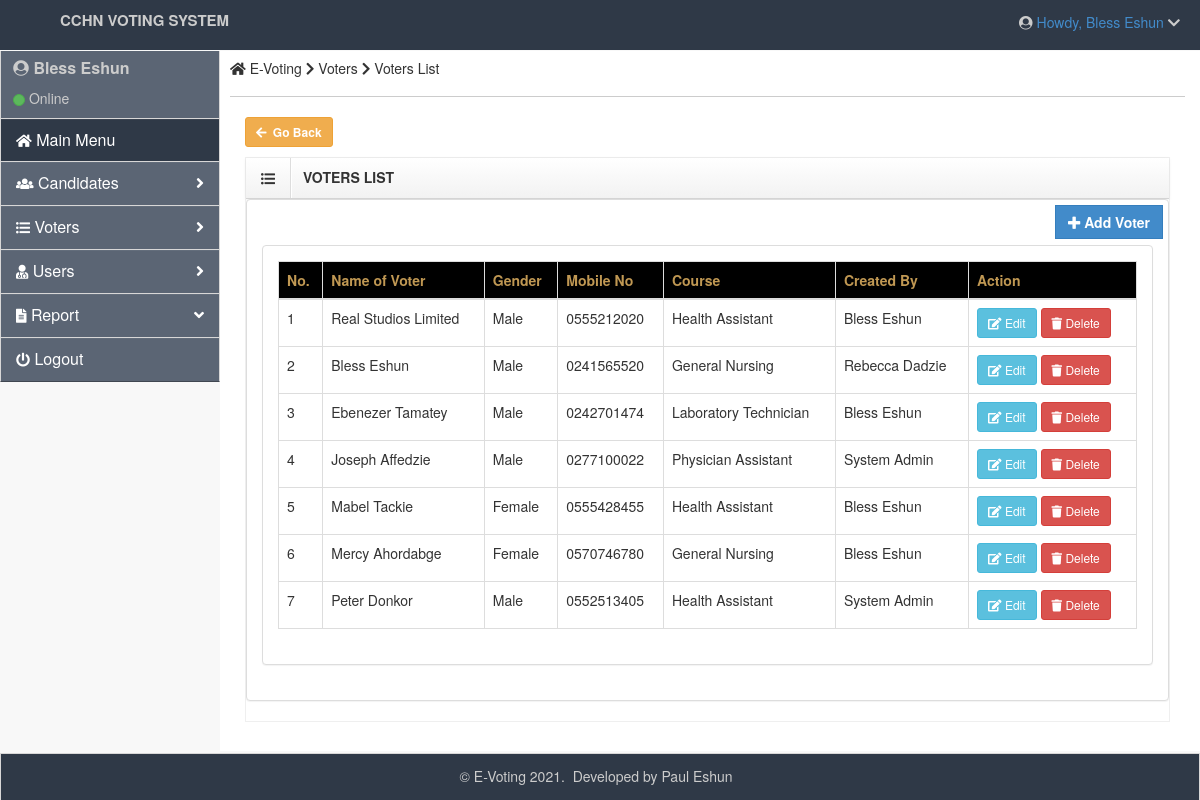
/admin/voters.php (signed in), run on the app's committed database.
### tables this page shows
CREATE TABLE `voters` (
  `voterid` int(30) NOT NULL,
  `name` varchar(255) NOT NULL,
  `gender` varchar(255) NOT NULL,
  `phoneno` varchar(20) NOT NULL,
  `course` varchar(200) NOT NULL,
  `createdby` text NOT NULL
);

### admin/voters.php (the view, shortened to what this page needs)
<?php
include '../functions/db_connection.php';
?>
<!DOCTYPE html>
<html lang="en">
<head class="">
    <link rel="stylesheet" href="../admin/assets/plugins/bootstrap/css/bootstrap.css" />
    <link rel="stylesheet" href="../admin/assets/css/main.css" />
    <link rel="stylesheet" href="../admin/assets/css/theme.css" />
    <link rel="stylesheet" href="../admin/assets/css/MoneAdmin.css" />
    <link rel="stylesheet" href="../assets/font-awesome/css/fontawesome-all.css" />
    <link rel="stylesheet" href="../third-party/dist/css/bootstrapValidator.css">
	</head>
    <body class="padTop53 " onload="pageLoading()" onreset="" >
    <div id="wrap" >
       <?php include('top.php') ?>
    	<?php include('left.php') ?>
        <div id="content">
            <div class="inner" style="min-height: 700px;">
                <div class="row">
                    <div class="col-lg-12">
                        <h5><span class="fa fa-home"></span> E-Voting <i class="fa fa-chevron-right"></i> Voters <i class="fa fa-chevron-right"></i> Voters List </h5>
                    </div>
                </div>
                  <hr />
                 <div class="col-lg-12">
                   <a href="dashboard.php" class="btn btn-warning btn-sm" style="font-weight: bold"><i class="fa fa-arrow-left" style="margin-right: 3px;"></i> Go Back</a>
                <div class="box">
                    <header>
                        <div class="icons"><i class="fa fa-list-ul"></i></div>
                        <h5>VOTERS LIST</h5>
                        <div class="toolbar">
                            <ul class="nav pull-right">
                                <li>
                                    <a class="accordion-toggle minimize-box" data-toggle="collapse" href="#div-4">
                                    </a>
                                </li>
                            </ul>
                        </div>
                    </header>
                    <div class="panel panel-default">
                        <a href="" target="_self" data-toggle="modal" data-target="#regAdmin" class="btn btn-primary btn-rect" style="font-weight: bold; float: right; margin: 5px 5px 5px 5px;"><i class="fa fa-plus"></i> Add Voter</a>
						<br>
                       <div class="panel-body" style="margin-top: 10px;">
                        <div class="panel panel-default">
                                <div class="panel-body" >
                                    <table id="table" data-toggle="table" data-pagination="" data-search="true" data-show-columns="" data-show-pagination-switch="" data-show-refresh="" data-key-events="" data-show-toggle="" data-resizable="" data-cookie="" data-cookie-id-table="saveId" data-show-export="" data-click-to-select="" data-toolbar="#toolbar" class="table table-bordered table-hover" width="100%">
                    			<thead class="text-warning" style="background: #000">
                        			<tr class="">
                        <th class="">No.</th>
                        <th data-field="fullname">Name of Voter</th>
                        <th data-field="gender">Gender</th>
                        <th data-field="mobile">Mobile No</th>
                        <th data-field="position">Course</th>
                        <th data-field="createdby" class="">Created By</th>
                        <th data-field="action">Action</th>
                        </tr>
                    			</thead>
                    <tbody>
        <?php
            $query1=mysqli_query($connect_db, "SELECT * from `voters` ORDER BY `name` ASC");
            $cnt=1;
            while($records=mysqli_fetch_array($query1)){
        ?>
                <tr>
                <td><?php echo $cnt; ?></td>
                <td><?php echo $records['name']; ?></td>
                <td><?php echo $records['gender']; ?></td>
                <td><?php echo $records['phoneno']; ?></td>
                <td><?php echo $records['course']; ?></td>
                <td class=""><?php echo $records['createdby']; ?></td>
                <td class="datatable-ct">
                 <a title="Click to update" class="btn btn-info btn-sm" id="<?php echo $records['voterid']; ?>" href="#edit_voter<?php echo $records['voterid']?>" data-toggle="modal"> <i class="fa fa-edit"></i> Edit </a>
                 <a title="Click to delete" class="btn btn-danger btn-sm" href="delete-voter.php?voterid=<?php echo htmlentities($records['voterid']);?>" onclick="return confirm('Do you really want to delete this voter, <?php echo htmlentities($records['name']) ?> record from the system?')"> <i class="fa fa-trash"></i> Delete </a>
                </td>
                </tr>
            <?php
            $cnt=$cnt+1;
}?>
                    </tbody>
                </table>
                                </div>
                        </div>
                          </div>
                    </div>
                </div>
					</div>
			</div>
        </div>
    </div>
   <?php include('modal/add_voter.php') ?>
    <?php include('../includes/footer.php'); ?>
	</body>
</html>

### admin/assets/css/main.css (style rules this page uses)
#wrap { margin: 0 auto; }
@media (min-width: 768px) { html, body { height: 100%; } }
@media (min-width: 768px) { #wrap { height: auto !important; height: 100%; min-height: 100%; padding: 0 0 48px; margin-bottom: -48px; } }
body.padTop53 { padding-top: 75px; overflow: visible; }
@media (min-width: 802px) { body.padTop53 { padding-top: 51px; } }
#wrap:before, #top:before, .head:before, #footer:before, #wrap:after, #top:after, .head:after, #footer:after { display: table; content: " "; }
#wrap:after, #top:after, .head:after, #footer:after { clear: both; }
#wrap { background-color: #f8f8f8; }
@media (min-width: 768px) { #content { margin-left: 100px; } }
@media (min-width: 992px) { #content { margin-left: 220px; } }
#content { -webkit-transition: margin 0.4s; transition: margin 0.4s; }
.inner { position: relative; min-height: 1px; padding-right: 15px; padding-left: 10px; background: #fff; border: 0px solid #e4e4e4; min-height:1200px; }
@media (min-width: 768px) { .inner { float: left; width: 100%; } }
.inner .row { margin-right: -15px; margin-left: -15px; }
.box { position: relative; display: block; margin: 10px auto; border: 1px solid #efefef; }
.box header { background-repeat: repeat-x; border-bottom: 1px solid #d4d4d4; -webkit-box-shadow: 0 1px 4px rgba(0, 0, 0, 0.065); box-shadow: 0 1px 4px rgba(0, 0, 0, 0.065); background-image: linear-gradient(to bottom, #ffffff 0%, #f2f2f2 100%); }
.box header:before, .box header:after { display: table; content: " "; }
.box header:after { clear: both; }
.box header .icons, .box header h5, .box header .toolbar { position: relative; display: block; float: left; min-height: 1px; padding: 0; margin: 0; }
.box header .icons { padding: 10px 15px; border-right: 1px solid #ddd; -webkit-box-shadow: 1px 0px 0px #ffffff; box-shadow: 1px 0px 0px #ffffff; }
.box header h5 { padding: 12px; font-weight: bold; }
.box:not(.dark) header .toolbar .nav > li > a { color:#1973e1; }
.box header .toolbar { display: inline-table; float: right; }
.box header .toolbar .nav { margin: 1px 1px 0 0; }
.box header .toolbar .nav > li { display: inline-block; }
.box header .toolbar .nav > li > a { padding-top: 9px; }
.btn-rect { border-radius: 0 !important; }
.inner hr { margin-top: 10px; border-top-color: #ccc; }

### admin/assets/css/MoneAdmin.css (style rules this page uses)
body { background-color: #f8f8f8; }

### data on the page
voters: name "Real Studios Limited", gender "Male", phoneno "0555212020", course "Health Assistant", createdby "Bless Eshun"
voters: name "Bless Eshun", gender "Male", phoneno "0241565520", course "General Nursing", createdby "Rebecca Dadzie"
voters: name "Ebenezer Tamatey", gender "Male", phoneno "0242701474", course "Laboratory Technician", createdby "Bless Eshun"
voters: name "Joseph Affedzie", gender "Male", phoneno "0277100022", course "Physician Assistant", createdby "System Admin"
voters: name "Mabel Tackie", gender "Female", phoneno "0555428455", course "Health Assistant", createdby "Bless Eshun"
voters: name "Mercy Ahordabge", gender "Female", phoneno "0570746780", course "General Nursing", createdby "Bless Eshun"
voters: name "Peter Donkor", gender "Male", phoneno "0552513405", course "Health Assistant", createdby "System Admin"

### other printed values
$_SESSION['uname'] "Bless Eshun"
